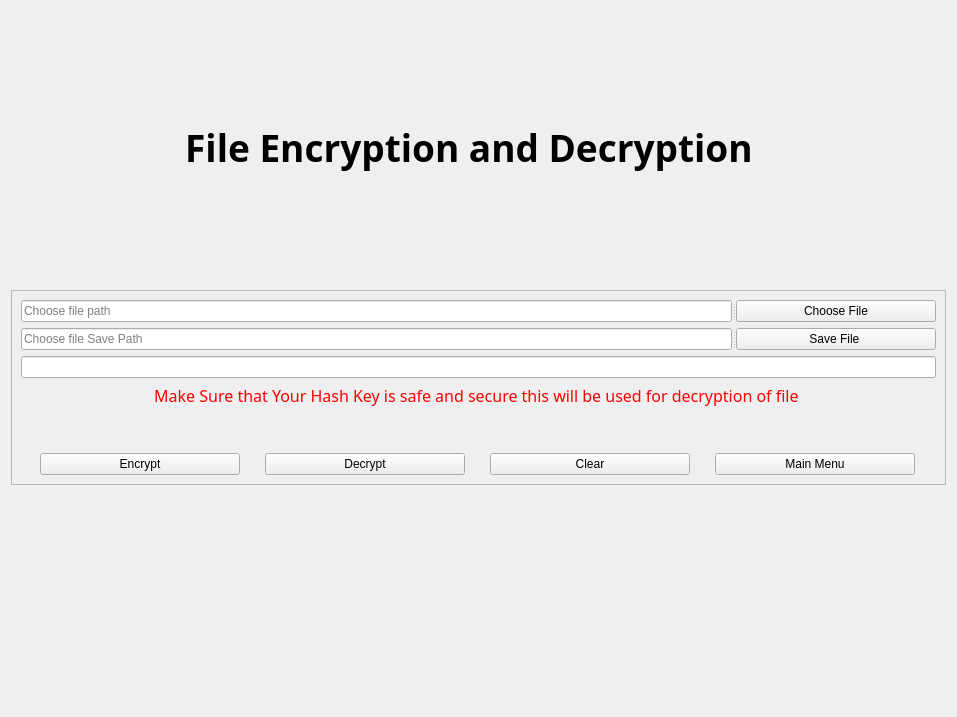
<?xml version="1.0" encoding="UTF-8"?>
<ui version="4.0">
 <class>Form</class>
 <widget class="QWidget" name="Form">
  <property name="geometry">
   <rect>
    <x>0</x>
    <y>0</y>
    <width>957</width>
    <height>717</height>
   </rect>
  </property>
  <property name="windowTitle">
   <string>Form</string>
  </property>
  <layout class="QVBoxLayout" name="verticalLayout_2">
   <item>
    <spacer name="verticalSpacer_4">
     <property name="orientation">
      <enum>Qt::Vertical</enum>
     </property>
     <property name="sizeHint" stdset="0">
      <size>
       <width>20</width>
       <height>102</height>
      </size>
     </property>
    </spacer>
   </item>
   <item>
    <widget class="QLabel" name="HeaderLabel">
     <property name="font">
      <font>
       <family>Rockwell</family>
       <pointsize>28</pointsize>
       <bold>true</bold>
      </font>
     </property>
     <property name="text">
      <string>File Encryption and Decryption  </string>
     </property>
     <property name="alignment">
      <set>Qt::AlignCenter</set>
     </property>
    </widget>
   </item>
   <item>
    <spacer name="verticalSpacer">
     <property name="orientation">
      <enum>Qt::Vertical</enum>
     </property>
     <property name="sizeHint" stdset="0">
      <size>
       <width>20</width>
       <height>103</height>
      </size>
     </property>
    </spacer>
   </item>
   <item>
    <widget class="QFrame" name="frame">
     <property name="frameShape">
      <enum>QFrame::StyledPanel</enum>
     </property>
     <property name="frameShadow">
      <enum>QFrame::Raised</enum>
     </property>
     <layout class="QVBoxLayout" name="verticalLayout">
      <item>
       <widget class="QSplitter" name="splitter">
        <property name="orientation">
         <enum>Qt::Horizontal</enum>
        </property>
        <widget class="QLineEdit" name="FileSelect">
         <property name="minimumSize">
          <size>
           <width>30</width>
           <height>0</height>
          </size>
         </property>
         <property name="placeholderText">
          <string>Choose file path</string>
         </property>
        </widget>
        <widget class="QPushButton" name="BtnChooseFile">
         <property name="maximumSize">
          <size>
           <width>200</width>
           <height>16777215</height>
          </size>
         </property>
         <property name="text">
          <string>Choose File</string>
         </property>
        </widget>
       </widget>
      </item>
      <item>
       <widget class="QSplitter" name="splitter_2">
        <property name="orientation">
         <enum>Qt::Horizontal</enum>
        </property>
        <widget class="QLineEdit" name="FileSave">
         <property name="minimumSize">
          <size>
           <width>30</width>
           <height>0</height>
          </size>
         </property>
         <property name="placeholderText">
          <string>Choose file Save Path</string>
         </property>
        </widget>
        <widget class="QPushButton" name="BtnSaveFile">
         <property name="maximumSize">
          <size>
           <width>200</width>
           <height>16777215</height>
          </size>
         </property>
         <property name="text">
          <string>Save File </string>
         </property>
        </widget>
       </widget>
      </item>
      <item>
       <widget class="QLineEdit" name="HashKey">
        <property name="minimumSize">
         <size>
          <width>40</width>
          <height>0</height>
         </size>
        </property>
       </widget>
      </item>
      <item>
       <widget class="QLabel" name="label">
        <property name="font">
         <font>
          <family>Rockwell Condensed</family>
          <pointsize>12</pointsize>
         </font>
        </property>
        <property name="styleSheet">
         <string notr="true"/>
        </property>
        <property name="text">
         <string>&lt;html&gt;&lt;head/&gt;&lt;body&gt;&lt;p&gt;&lt;span style=&quot; color:#ff0000;&quot;&gt;Make Sure that Your Hash Key is safe and secure this will be used for decryption of file &lt;/span&gt;&lt;/p&gt;&lt;/body&gt;&lt;/html&gt;</string>
        </property>
        <property name="alignment">
         <set>Qt::AlignCenter</set>
        </property>
       </widget>
      </item>
      <item>
       <spacer name="verticalSpacer_5">
        <property name="orientation">
         <enum>Qt::Vertical</enum>
        </property>
        <property name="sizeHint" stdset="0">
         <size>
          <width>20</width>
          <height>40</height>
         </size>
        </property>
       </spacer>
      </item>
      <item>
       <layout class="QHBoxLayout" name="horizontalLayout">
        <item>
         <widget class="QPushButton" name="BtnEncrypt">
          <property name="maximumSize">
           <size>
            <width>200</width>
            <height>16777215</height>
           </size>
          </property>
          <property name="text">
           <string>Encrypt</string>
          </property>
         </widget>
        </item>
        <item>
         <widget class="QPushButton" name="BtnDecrypt">
          <property name="maximumSize">
           <size>
            <width>200</width>
            <height>16777215</height>
           </size>
          </property>
          <property name="text">
           <string>Decrypt</string>
          </property>
         </widget>
        </item>
        <item>
         <widget class="QPushButton" name="BtnClear">
          <property name="maximumSize">
           <size>
            <width>200</width>
            <height>16777215</height>
           </size>
          </property>
          <property name="text">
           <string>Clear</string>
          </property>
         </widget>
        </item>
        <item>
         <widget class="QPushButton" name="BtnMainMenu">
          <property name="maximumSize">
           <size>
            <width>200</width>
            <height>16777215</height>
           </size>
          </property>
          <property name="text">
           <string>Main Menu</string>
          </property>
         </widget>
        </item>
       </layout>
      </item>
     </layout>
    </widget>
   </item>
   <item>
    <spacer name="verticalSpacer_2">
     <property name="minimumSize">
      <size>
       <width>40</width>
       <height>0</height>
      </size>
     </property>
     <property name="orientation">
      <enum>Qt::Vertical</enum>
     </property>
     <property name="sizeHint" stdset="0">
      <size>
       <width>37</width>
       <height>102</height>
      </size>
     </property>
    </spacer>
   </item>
   <item>
    <spacer name="verticalSpacer_3">
     <property name="orientation">
      <enum>Qt::Vertical</enum>
     </property>
     <property name="sizeHint" stdset="0">
      <size>
       <width>20</width>
       <height>102</height>
      </size>
     </property>
    </spacer>
   </item>
  </layout>
 </widget>
 <resources/>
 <connections/>
</ui>
